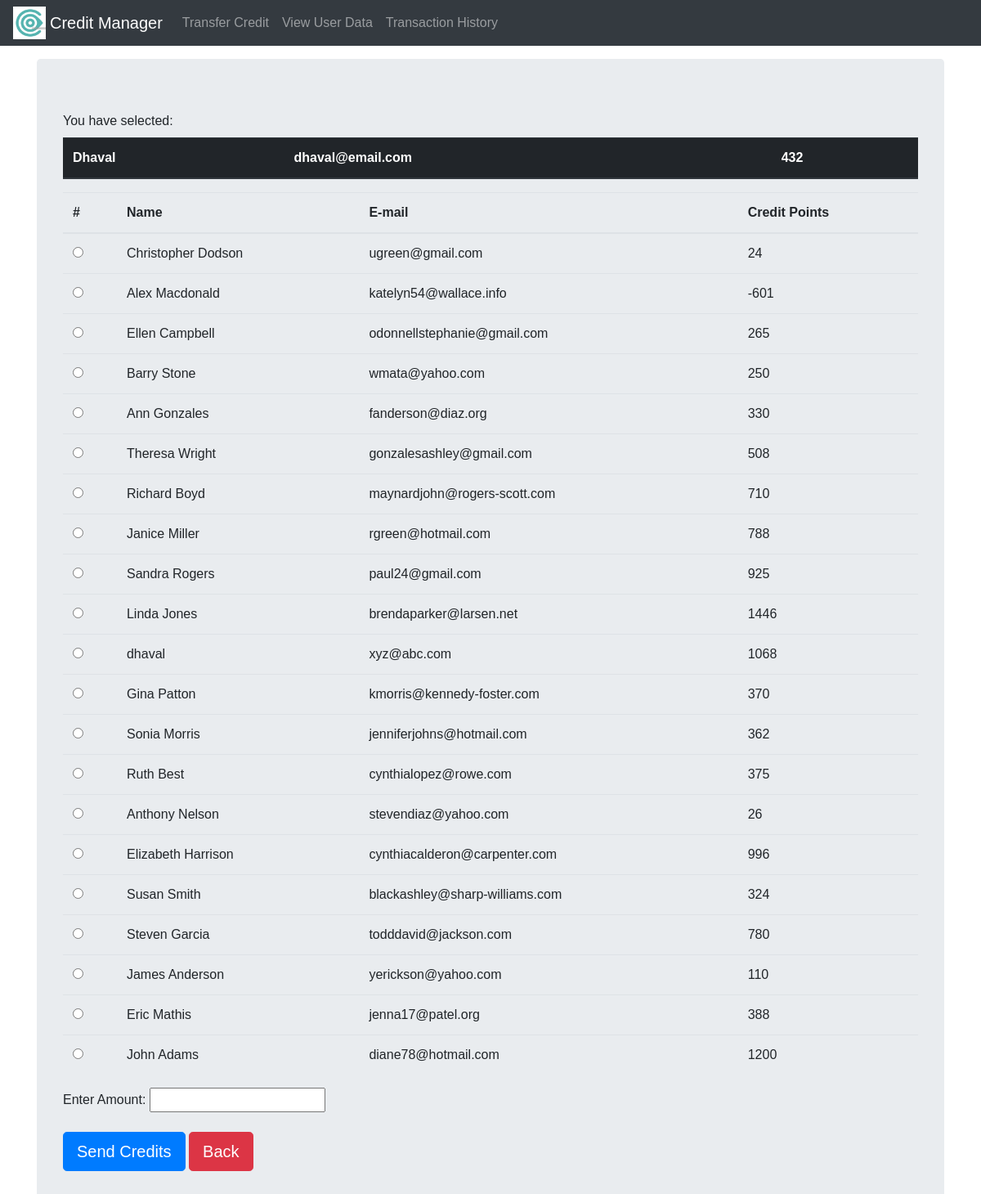
Screenshot of /show_users/qweasdzxc with the database file from the repository.
### basicfunc/models.py (models this page shows, shortened)
class Participant(models.Model):
	name = models.CharField(max_length=264)
	email = models.CharField(max_length=264, primary_key=True)
	credit_points = models.PositiveIntegerField()
	link = models.CharField(max_length=100)
	def __len__(self):
		return Participant.objects.count()

### basicfunc/views.py (the view, shortened to what this page needs)
def single_user(request):
	form_dict = {}
	user_link = request.path.split("/")[-1]
	selected_user = get_object_or_404(Participant, link=user_link)
	other_users = Participant.objects.exclude(link=user_link)
	transfer_form = TransferCredits()
	if selected_user:
		data_dict = {'user': selected_user}
		form_dict['outmail'] = selected_user.email
	else:
		data_dict = {'user': '404'}
	data_dict['others'] = other_users
	return render(request, 'basicfunc/sendto.html', data_dict)

### templates/basicfunc/sendto.html (shortened to what this page needs)
<!DOCTYPE html>
{%extends 'basicfunc/base.html'%}
{%load staticfiles%}
	{%block body_block%}
	You have selected:
	<table class="table table-dark">
		<thead>
			<th>
				{{user.name}}
			</th>
			<th>
				{{user.email}}
			</th>
			<th id="credit-id">
				{{user.credit_points}}
			</th>
		</thead>
	</table>
	<table class="table table-hover">
		<thead>
			<th>
				#
			</th>
			<th>
				Name
			</th>
			<th>
				E-mail
			</th>
			<th>
				Credit Points
			</th>
		</thead>
		<form id="my-form" method="POST">
		<tbody>
			{%for one in others%}
			<tr>
				<td>
				<input type="radio" name="reciever_email" value="{{one.email}}">
				</td>
				<td>
				{{one.name}}
				</td>
				<td>
				{{one.email}}
				</td>
				<td>
				{{one.credit_points}}
				</td>
			</tr>
			{%endfor%}
		</tbody>
		</table>
		<p>
			<label for="amount">Enter Amount:
		<input type="number" name="amount" id="amt-id"></p></label>
		<input id="sbmt-btn" type="submit" value="Send Credits" class="btn btn-lg btn-primary">
	<a href="{%url 'viewUser'%}" class="btn btn-danger btn-lg">
		Back
	</a>
	{%endblock%}

### static/css/main.css (style rules this page uses)
body { font-family: 'Monsterrat',sans-serif; background-image: url("https://cdn.hipwallpaper.com/i/44/92/DjoFAH.jpg"); background-size: 1000%; }
table, tr, td { margin: 0px; }

### rows the page displays
Participant: name "Dhaval", email "dhaval@email.com", credit_points "432"
Participant: name "Christopher Dodson", email "ugreen@gmail.com", credit_points "24"
Participant: name "Alex Macdonald", email "katelyn54@wallace.info", credit_points "-601"
Participant: name "Ellen Campbell", email "odonnellstephanie@gmail.com", credit_points "265"
Participant: name "Barry Stone", email "wmata@yahoo.com", credit_points "250"
Participant: name "Ann Gonzales", email "fanderson@diaz.org", credit_points "330"
Participant: name "Theresa Wright", email "gonzalesashley@gmail.com", credit_points "508"
Participant: name "Richard Boyd", email "maynardjohn@rogers-scott.com", credit_points "710"
Participant: name "Janice Miller", email "rgreen@hotmail.com", credit_points "788"
Participant: name "Sandra Rogers", email "paul24@gmail.com", credit_points "925"
Participant: name "Linda Jones", email "brendaparker@larsen.net", credit_points "1446"
Participant: name "dhaval", email "xyz@abc.com", credit_points "1068"
Participant: name "Gina Patton", email "kmorris@kennedy-foster.com", credit_points "370"
Participant: name "Sonia Morris", email "jenniferjohns@hotmail.com", credit_points "362"
Participant: name "Ruth Best", email "cynthialopez@rowe.com", credit_points "375"
Participant: name "Anthony Nelson", email "stevendiaz@yahoo.com", credit_points "26"
Participant: name "Elizabeth Harrison", email "cynthiacalderon@carpenter.com", credit_points "996"
Participant: name "Susan Smith", email "blackashley@sharp-williams.com", credit_points "324"
Participant: name "Steven Garcia", email "todddavid@jackson.com", credit_points "780"
Participant: name "James Anderson", email "yerickson@yahoo.com", credit_points "110"
Participant: name "Eric Mathis", email "jenna17@patel.org", credit_points "388"
Participant: name "John Adams", email "diane78@hotmail.com", credit_points "1200"
